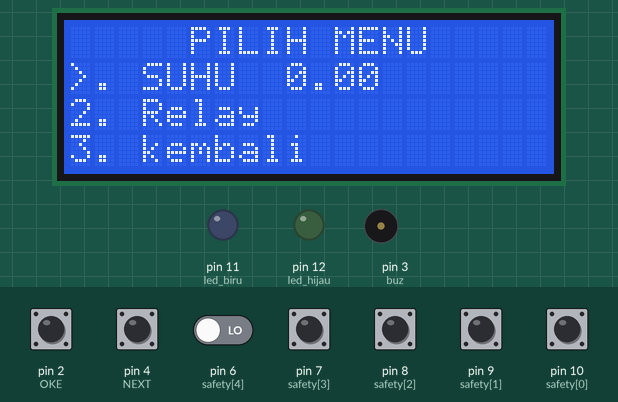
Recording of a program running on a simulated Arduino Uno, built with avr-gcc and run on an emulated ATmega328P. Shown: 20×4 character LCD, output pins drawn as LEDs (lit = HIGH), buzzer (waves = sounding). Inputs (shaded band) come from the test bench; at power-on: pin 2 (OKE) HIGH, pin 4 (NEXT), pin 6 (safety[4]), pin 7 (safety[3]), pin 8 (safety[2]), pin 9 (safety[1]), pin 10 (safety[0]) LOW. What the program prints to the serial monitor is not drawn.

Above: at 1.2 s.
1.3 s: pin 4 (NEXT) pulled HIGH for 0.15 s
At 1.36 s:
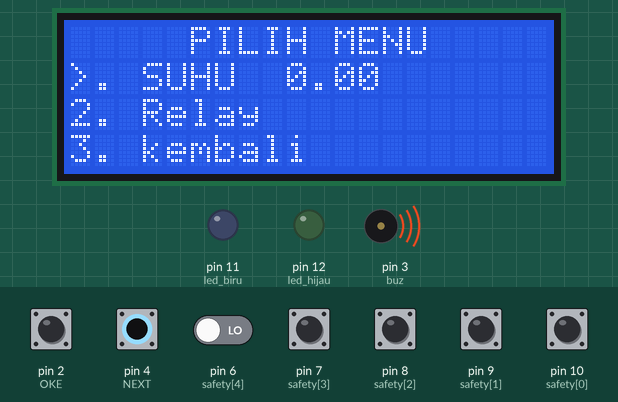
2.9 s: pin 4 (NEXT) pulled HIGH for 1 s
At 4.4 s:
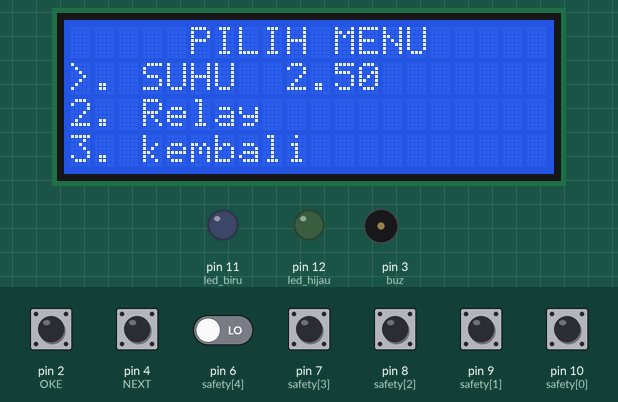
5.4 s: pin 2 (OKE) driven LOW and pin 4 (NEXT) driven HIGH and pin 6 (safety[4]) driven HIGH and pin 7 (safety[3]) driven HIGH and pin 8 (safety[2]) driven HIGH
At 7.1 s:
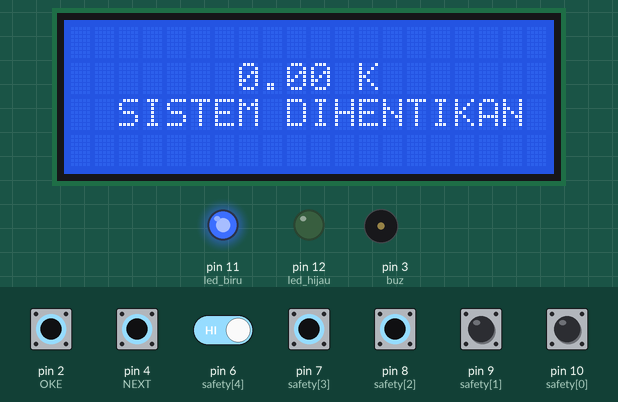
Timing chart, 0 to 8.6 s (numbered marks = the images above; inputs shaded):
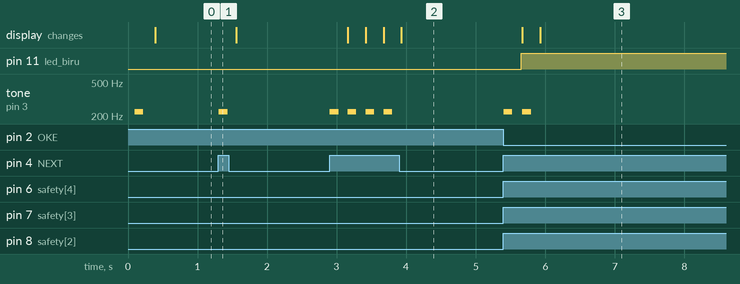

Measured:
- after the input at 1.3 s, tone on pin 3 (buz): silent → 225 Hz at once, → silent 0.13 s later
- after the input at 2.9 s, tone on pin 3 (buz): alternates 225 Hz for 0.13 s and silent for 0.13 s, 8 changes in all, then stays silent, starting at once; the display: first changes after 0.26 s (image 2 shows a later state)
- after the input at 5.4 s, pin 11 (led_biru): LOW → HIGH after 0.26 s; tone on pin 3 (buz): alternates 225 Hz for 0.13 s and silent for 0.15 s, 4 changes in all, then stays silent, starting at once; the display: first changes after 0.27 s (image 3 shows a later state)

The program:

main.cpp
```cpp
#include <Arduino.h>
#include <LiquidCrystal_I2C.h>
#include <Ringtone.h>
// Constants
const int led_biru = 11;
const int led_hijau = 12;
const int safety[] = {10, 9, 8, 7, 6};
const int r1 = 13;
const int r3 = A2;
const int OKE = 2;
const int NEXT = 4;
const int buz = 3;
const float BETA = 3950;
const float delay_button = 125;

// Global Variables
LiquidCrystal_I2C lcd(0x27, 20, 4);
float set_point = 0.00;
float TEMPERATUR_CELCIUs, temperatur_KELVIN, temperatur_FAHRENHEIT;
unsigned long WaktuAkhir = 0, loop_sensor = 10000;
bool stoploop = false;
bool output_1 = false;
bool output_2 = false;
bool output_3 = false;
int PILIH = 1;
int pilihan = 1;

// Function Declarations
void EROR();
void buzz();
void dsp(const char *m1, const char *m2, const char *m3, const char *m4);
void MENU();
void outSET();
void readTemperature();
void checkSafety();

void setup()
{
  lcd.begin(20, 4);
  lcd.backlight();
  Serial.begin(9600);

  pinMode(led_hijau, OUTPUT);
  pinMode(r1, OUTPUT);
  pinMode(r3, OUTPUT);
  pinMode(led_biru, OUTPUT);
  pinMode(NEXT, INPUT);
  pinMode(OKE, INPUT);
  pinMode(A1, INPUT);

  for (int w = 0; w < 5; ++w)
  {
    pinMode(safety[w], INPUT);
  }
}

void loop()
{
  if (stoploop)
  {
    return;
  }

  lcd.setCursor(7, 3);
  lcd.print(set_point);
  lcd.print("  ");

  dsp("TEMPERATUR", "SUHU:", "    ", "    ");

  checkSafety();
  readTemperature();

  if (TEMPERATUR_CELCIUs < set_point && output_1)
  {
    lcd.setCursor(18, 0);
    lcd.print("**");
    digitalWrite(r1, HIGH);
    digitalWrite(led_hijau, LOW);
    Serial.println("SUHU OVERHEAT:");
    Serial.println(TEMPERATUR_CELCIUs);
    digitalWrite(led_biru, LOW);
  }

  if (digitalRead(OKE) == HIGH)
  {
    while (digitalRead(OKE) == HIGH || digitalRead(NEXT) == HIGH)
    {
      buzz();
      break;
    }
    MENU();
  }

  if (digitalRead(NEXT) == HIGH)
  {
    PILIH += 1;
    if (PILIH > 3)
    {
      PILIH = 1;
    }
    while (digitalRead(OKE) == HIGH || digitalRead(NEXT) == HIGH)
    {
      buzz(); // Debouncing
      break;
    }
  }

  switch (PILIH)
  {
  case 1:
    Serial.println("SUHU DALAM CELCIUS:");
    Serial.println(TEMPERATUR_CELCIUs);
    lcd.setCursor(7, 1);
    lcd.print(TEMPERATUR_CELCIUs);
    lcd.print(" C  ");
    break;
  case 2:
    Serial.println("Suhu dalam KELVIN:");
    Serial.println(temperatur_KELVIN);
    lcd.setCursor(7, 1);
    lcd.print(temperatur_KELVIN);
    lcd.print(" K  ");
    break;
  case 3:
    Serial.println("Temperatur dalam FAHRENHEIT:");
    Serial.println(temperatur_FAHRENHEIT);
    lcd.setCursor(7, 1);
    lcd.print(temperatur_FAHRENHEIT);
    lcd.print(" F  ");
    break;
  }

  Serial.print("loop_sensor.................");
  Serial.println(WaktuAkhir);
}

void EROR()
{
  lcd.clear();
  digitalWrite(led_biru, HIGH);
  digitalWrite(led_hijau, LOW);
  digitalWrite(r1, LOW);
  Serial.println(".........SISTEM EROR........");
  lcd.setCursor(2, 2);
  lcd.print("SISTEM DIHENTIKAN");
}

void buzz()
{
  tone(buz, NOTE_225);
  delay(delay_button);
  noTone(buz);
  delay(delay_button);
}

void dsp(const char *m1, const char *m2, const char *m3, const char *m4)
{
  lcd.setCursor(5, 0);
  lcd.print(m1);
  lcd.setCursor(0, 1);
  lcd.print(m2);
  lcd.setCursor(0, 2);
  lcd.print(m3);
  lcd.setCursor(0, 3);
  lcd.print(m4);
}

void MENU()
{
  int i = 0, nm = 1, find = 1;
  while (true)
  {
    lcd.clear();
    dsp("PILIH MENU", "1. SUHU", "2. Relay", "3. kembali");
    lcd.setCursor(0, pilihan);
    lcd.print(">");
    lcd.setCursor(9, 1);
    lcd.print(set_point);
    lcd.print("   ");

    while (true)
    {
      if (stoploop)
      {
        return;
      }

      if (digitalRead(NEXT) == HIGH)
      {
        pilihan += 1;
        if (pilihan > 3)
        {
          pilihan = 1;
        }
        Serial.println("pilihan:");
        Serial.println(pilihan);
        buzz();
        break;
      }

      while (pilihan == 1)
      {
        if (digitalRead(OKE) == HIGH)
        {
          lcd.setCursor(9, 1);
          lcd.print(set_point);
          lcd.print("   ");

          if (digitalRead(NEXT) == HIGH)
          {
            buzz();
            set_point += 0.50;
            if (set_point >= 10.00)
            {
              set_point = -10.00;
            }
            Serial.println("set suhu..:");
            Serial.println(set_point);
          }
        }
        else
        {
          break;
        }
      }

      while (pilihan == 2)
      {
        if (digitalRead(OKE) == HIGH)
        {
          if (digitalRead(NEXT) == HIGH)
          {
            dsp("PILIH OUT", " OUT 1", " OUT 2", "OUT 3");
            i++;
            buzz();
            Serial.print("VALUE i = ");
            Serial.println(i);
            for (int asd = 1; asd < find; asd--)
            {
              lcd.setCursor(0, i);
              lcd.print(">");
            }
          }
        }
        else
        {
          break;
        }
      }

      while (pilihan == 3)
      {
        if (digitalRead(OKE) == HIGH)
        {
          if (digitalRead(NEXT) == HIGH)
          {
            buzz();
            for (int x = 0; x < 20; x++)
            {
              lcd.setCursor(x, 2);
              lcd.print(".");
              delay(250);
            }
            lcd.clear();
            return;
          }
          else
          {
            dsp("          ", "KEMBALI..??   ", "            ", "             ");
          }
        }
        else
        {
          break;
        }
      }

      checkSafety();
    }
  }
}

void outSET()
{
  int i = 1, sc = 1;

  while (true)
  {
    dsp("PILIH RELAY", " OUT 1", " OUT 2", " OUT 3  ");
    lcd.setCursor(0, i);
    lcd.print(">");

    if (sc > 3)
    {
      dsp("PILIH RELAY", " OUT 2", " OUT 3", " Kembali");
      lcd.setCursor(0, i);
      lcd.print(">");
    }

    while (true)
    {
      if (digitalRead(NEXT) == HIGH)
      {
        i++;
        sc++;
        if (i > 3)
        {
          i = 3;
          if (sc > 4)
          {
            i = 1;
            sc = 1;
          }
        }
        while (digitalRead(OKE) == HIGH || digitalRead(NEXT) == HIGH)
        {
          buzz();
          break;
        }
        Serial.print("i..:");
        Serial.println(i);
        Serial.print("sc..:");
        Serial.println(sc);
        break;
      }

      if (digitalRead(OKE) == HIGH)
      {
        switch (sc)
        {
        case 1:
          output_1 = true;
          break;
        case 2:
          output_2 = true;
          break;
        case 3:
          output_3 = true;
          break;
        case 4:
          return;
          break;
        }
      }
    }
  }
}

void readTemperature()
{
  unsigned long waktu = millis();
  if (waktu - WaktuAkhir >= loop_sensor)
  {
    int analogValue = analogRead(A0);
    TEMPERATUR_CELCIUs = 1 / (log(1 / (1023.0 / analogValue - 1)) / BETA + 1.0 / 298.15) - 273.15;
    temperatur_KELVIN = TEMPERATUR_CELCIUs + 273.15;
    temperatur_FAHRENHEIT = (TEMPERATUR_CELCIUs * 9 / 5) + 32;
    WaktuAkhir = waktu;
  }
}

void checkSafety()
{
  for (int w = 0; w < 5; w++)
  {
    if (digitalRead(safety[w]) == HIGH)
    {
      stoploop = true;
      if (stoploop)
      {
        EROR();
        return;
      }
    }
  }
}
```

Ringtone.h
```cpp
#define NOTE_31 31
#define NOTE_35 35
#define NOTE_41 41
#define NOTE_45 45
#define NOTE_51 51
#define NOTE_225 225
  
```
